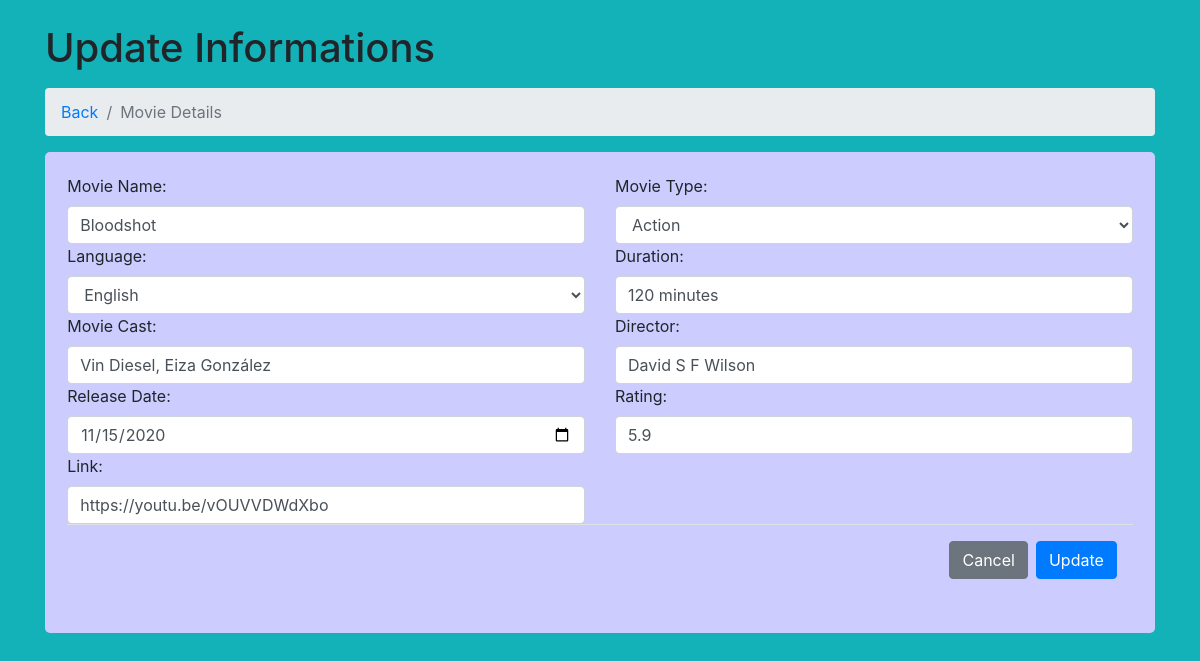
Screenshot of /Admin/edit_movie.php?movie_id=8 (signed in) with the database file from the repository.
### tables this page shows
CREATE TABLE `movies` (
  `movie_id` int(11) NOT NULL,
  `movie_name` varchar(100) NOT NULL,
  `movie_type` varchar(20) DEFAULT NULL,
  `language` varchar(30) NOT NULL,
  `duration` varchar(30) DEFAULT NULL,
  `movie_cast` varchar(100) NOT NULL,
  `director` varchar(50) NOT NULL,
  `release_date` date NOT NULL,
  `rating` decimal(4,1) DEFAULT NULL,
  `image` varchar(200) NOT NULL,
  `link` varchar(100) NOT NULL
);

### Admin/edit_movie.php (the view, shortened to what this page needs)
<?php
$conn = new mysqli("localhost", "root","","interim");
          $movie_id=$_GET['movie_id'];
          $query = "select * from movies where movie_id='$movie_id'";
          $run = mysqli_query($conn,$query);
          while($row = mysqli_fetch_assoc($run)){
            $movie_name=$row['movie_name'];
            $movie_type=$row['movie_type'];
            $language=$row['language'];
            $duration=$row['duration'];
            $movie_cast=$row['movie_cast'];
            $director=$row['director'];
            $date=$row['release_date'];
            $rating=$row['rating'];
            $link=$row['link'];
          }
?>
<html>
    <head>
    <link rel="stylesheet" href="https://stackpath.bootstrapcdn.com/bootstrap/4.5.1/css/bootstrap.min.css">
    <link rel="stylesheet" type="text/css" href="https://cdnjs.cloudflare.com/ajax/libs/animate.css/4.1.0/animate.min.css">
    </head>
    <body style="background-color: #13B2B8;">
    <div class="container">
        <h1 class="mt-4 mb-3">Update Informations</h1>
        <ol class="breadcrumb">
            <li class="breadcrumb-item">
                <a href="movieslist.php">Back</a>
            </li>
            <li class="breadcrumb-item active">Movie Details</li>
        </ol>
        <div style="background-color: #ccccff;  padding: 2%; border-radius: 5px;">
                <form method="post" enctype="multipart/form-data">
                    <div class="row">
                        <div class="col-lg-6 mb-6">
                                <label class="control-label">Movie Name:</label>
                                <input type="text" class="form-control" name="movie_name" value="<?php echo $movie_name;?>">
                            </div>
                        <div class="col-lg-6 mb-6">
                            <label class="control-label">Movie Type:</label>
                            <select  class="form-control" name="movie_type" value="<?php echo $movie_type;?>">
                              <option value="Action"
                              <?php if($movie_type == 'Action')
                              {
                                  echo ("selected");
                              }
                              ?>>Action</option>
                            </select>
                        </div>
                    </div>
                    <div class="row">
                        <div class="col-lg-6 mb-6">
                            <label class="control-label">Language:</label>
                            <select name="language"  class="form-control" value="<?php echo $language;?>">
                              <option value="English"
                              <?php if($language == 'English')
                              {
                                  echo ("selected");
                              }
                              ?>>English</option>
                            </select>
                        </div>
                        <div class="col-lg-6 mb-6">
                            <label class="control-label">Duration:</label>
                            <input type="text" name="duration" required="" class="form-control "  value="<?php echo $duration;?>">
                        </div>
                    </div>
                    <div class="row">
                        <div class="col-lg-6 mb-6">
                            <label class="control-label">Movie Cast:</label>
                            <input type="text" class="form-control" name="movie_cast"  value="<?php echo $movie_cast;?>">
                        </div>
                        <div class="col-lg-6 mb-6">
                            <label class="control-label">Director:</label>
                            <input type="text" class="form-control" name="director" value="<?php echo $director;?>">
                        </div>
                    </div>
                    <div class="row">
                        <div class="col-lg-6 mb-6">
                            <label class="control-label">Release Date:</label>
                            <input type="date" class="form-control" name="date"  value="<?php echo $date;?>">
                        </div>
                        <div class="col-lg-6 mb-6">
                            <label class="control-label">Rating:</label>
                            <input type="floatval" class="form-control" name="rating"  value="<?php echo $rating;?>">
                        </div>
                    </div>
                    <div class="row">
                        <div class="col-lg-6 mb-6">
                            <label class="control-label">Link:</label>
                            <input type="text" class="form-control" name="link"  value="<?php echo $link;?>">
                        </div>
                    </div>
                        <div class="modal-footer">
                            <a href="movieslist.php"><button type="button" class="btn btn-secondary" data-dismiss="modal">Cancel</button></a>
                            <button type="submit" class="btn btn-primary" name="update" >Update</button>
                        </div>
                      </form>
    </div>
    </div>
    </body>
</html>

### rows the page displays
movies: movie_name "Bloodshot", movie_type "Action", language "English", duration "120 minutes", movie_cast "Vin Diesel, Eiza González", director "David S F Wilson", date "11/15/2020", rating "5.9", link "https://youtu.be/vOUVVDWdXbo"
